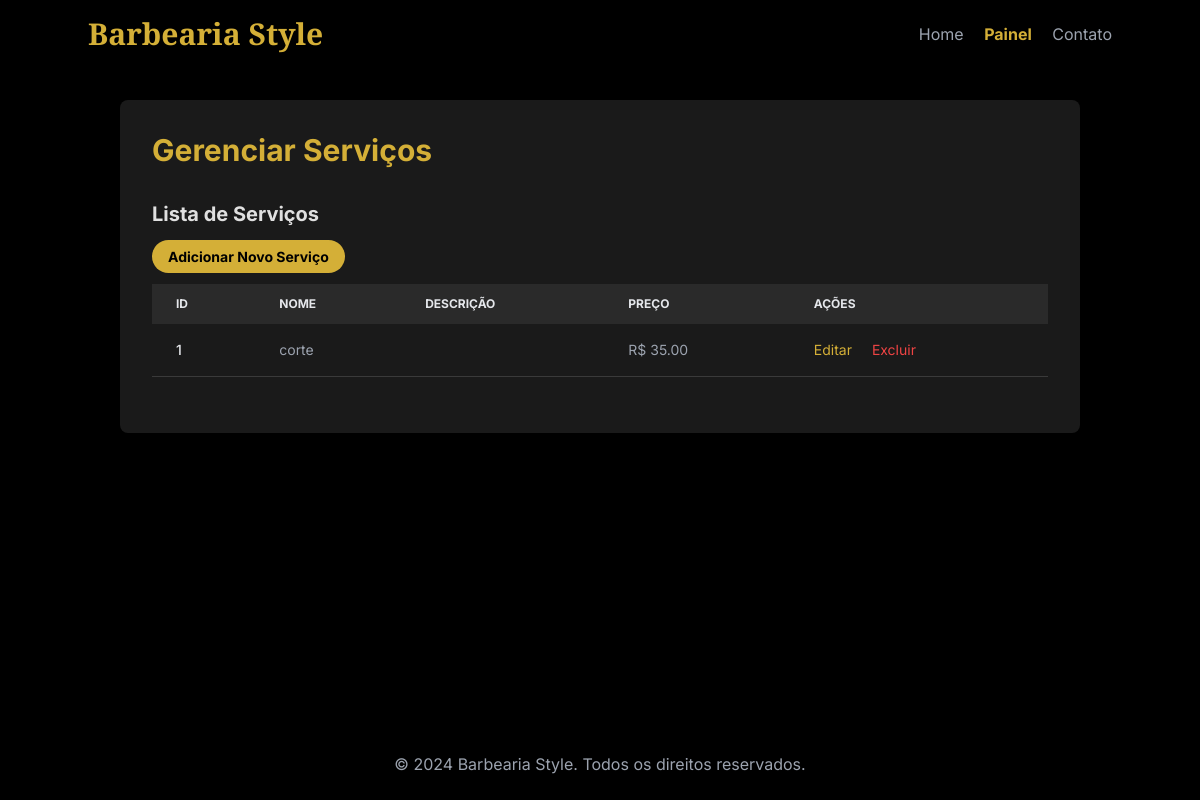
Page /servicos on the earlier database version.
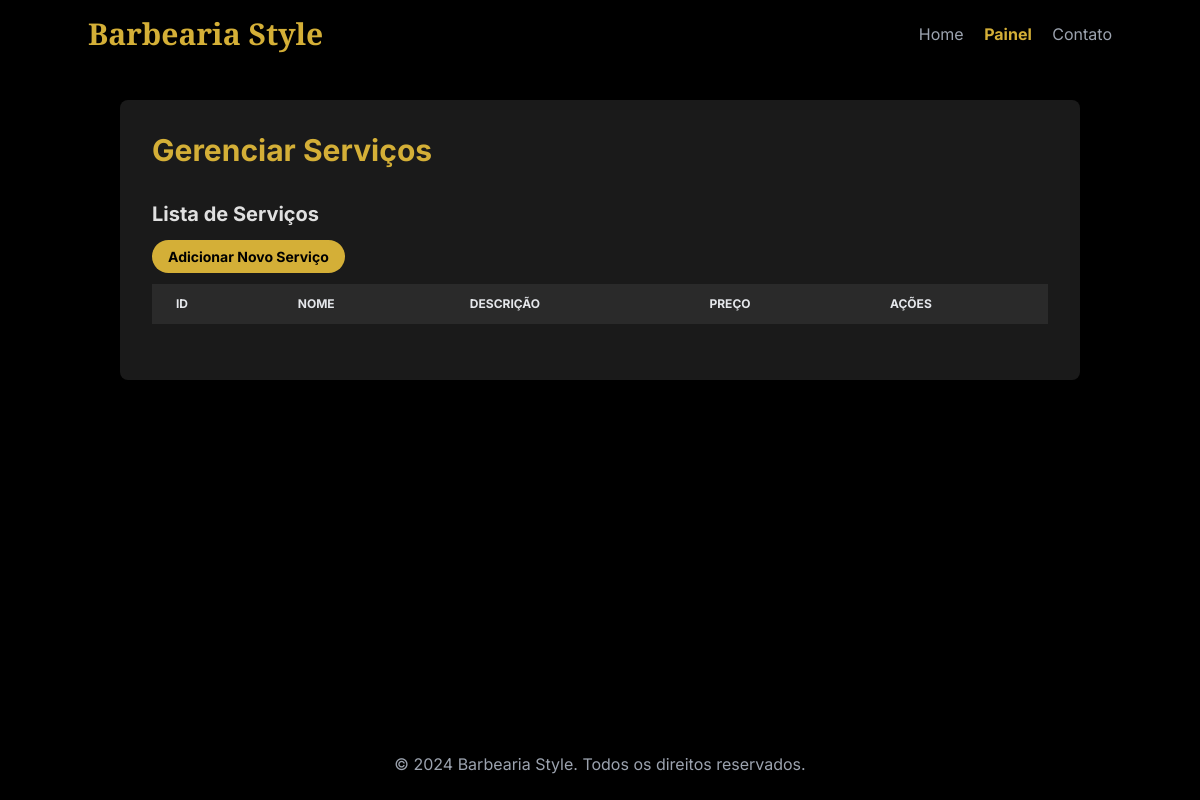
Same page on the later database version.
### tables this page shows
CREATE TABLE servicos
                 (
                     id
                     INTEGER
                     PRIMARY
                     KEY
                     AUTOINCREMENT,
                     nome
                     TEXT
                     NOT
                     NULL,
                     descricao
                     TEXT,
                     preco
                     REAL
                 );

### main.py (the view, shortened to what this page needs)
@app.route('/servicos', methods=['GET', 'POST'])
def gerenciar_servicos():
    conn = get_db_connection()
    servico_editar = None
    if 'editar_id' in request.args:
        servico_editar = conn.execute('SELECT * FROM servicos WHERE id = ?',
                                      (request.args.get('editar_id'),)).fetchone()
    servicos = conn.execute('SELECT * FROM servicos').fetchall()
    conn.close()
    return render_template('gerenciar_servicos.html', servicos=servicos, servico_editar=servico_editar)

### main.py (called while the page is built)
def get_db_connection():
    conn = sqlite3.connect('database.db')
    conn.row_factory = sqlite3.Row
    return conn

### templates/gerenciar_servicos.html (shortened to what this page needs)
<!DOCTYPE html>
<html lang="pt-BR">
<head>
    <script src="https://cdn.tailwindcss.com"></script>
</head>
<body class="antialiased flex flex-col min-h-screen">
    <header class="p-4 bg-black shadow-md">
        <nav class="container mx-auto flex justify-between items-center">
            <h1 class="text-3xl font-bold text-primary cinzel-font">Barbearia Style</h1>
            <div class="space-x-4">
                <a href="{{ url_for('home') }}" class="text-gray-400 hover:text-primary transition-colors duration-200">Home</a>
                <a href="{{ url_for('admin') }}" class="text-primary font-bold">Painel</a>
                <a href="{{ url_for('configuracoes') }}" class="text-gray-400 hover:text-primary transition-colors duration-200">Contato</a>
            </div>
        </nav>
    </header>
    <main class="flex-grow p-8 container mx-auto">
        <div class="bg-card p-8 rounded-lg shadow-2xl">
            <h2 class="text-3xl font-bold text-primary mb-8">Gerenciar Serviços</h2>
            <div class="mb-6">
                <h3 class="text-xl font-bold mb-4">Lista de Serviços</h3>
                <a href="{{ url_for('gerenciar_servicos', adicionar_servico=True) }}" class="btn-primary px-4 py-2 rounded-full text-sm">Adicionar Novo Serviço</a>
                <div class="overflow-x-auto mt-4">
                    <table class="w-full text-sm text-left text-gray-400">
                        <thead class="text-xs text-gray-200 uppercase bg-[#2a2a2a]">
                            <tr>
                                <th scope="col" class="py-3 px-6">ID</th>
                                <th scope="col" class="py-3 px-6">Nome</th>
                                <th scope="col" class="py-3 px-6">Descrição</th>
                                <th scope="col" class="py-3 px-6">Preço</th>
                                <th scope="col" class="py-3 px-6">Ações</th>
                            </tr>
                        </thead>
                        <tbody>
                            {% for servico in servicos %}
                            <tr class="bg-card border-b border-[#3a3a3a]">
                                <td class="py-4 px-6 font-medium text-gray-200">{{ servico['id'] }}</td>
                                <td class="py-4 px-6">{{ servico['nome'] }}</td>
                                <td class="py-4 px-6">{{ servico['descricao'] }}</td>
                                <td class="py-4 px-6">R$ {{ "%.2f"|format(servico['preco']) }}</td>
                                <td class="py-4 px-6">
                                    <a href="{{ url_for('gerenciar_servicos', editar_id=servico['id']) }}" class="text-primary hover:underline mr-4">Editar</a>
                                    <a href="{{ url_for('gerenciar_servicos', excluir_servico=servico['id']) }}" class="text-red-500 hover:underline">Excluir</a>
                                </td>
                            </tr>
                            {% endfor %}
                        </tbody>
                    </table>
                </div>
            </div>
        </div>
    </main>
    <footer class="p-6 text-center text-gray-400 bg-black mt-auto">
        <p>&copy; 2024 Barbearia Style. Todos os direitos reservados.</p>
    </footer>
</body>
</html>

Differences in the rows shown:
removed servicos: id "1", nome "corte", preco "35.00"
